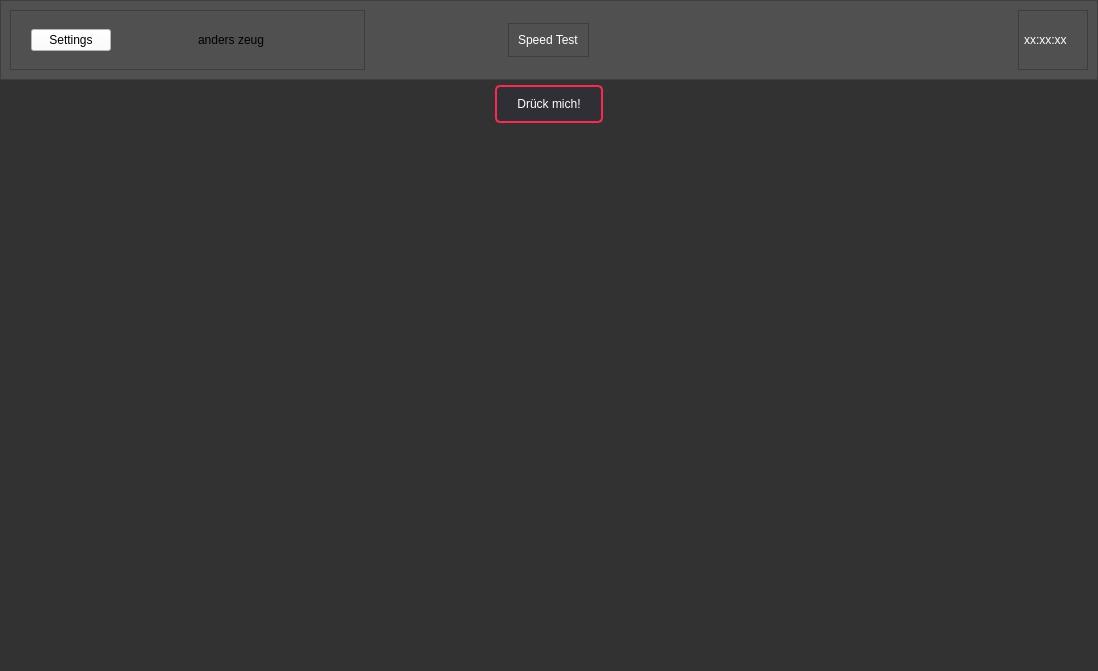
<?xml version="1.0" encoding="UTF-8"?>
<ui version="4.0">
 <class>MainWindow</class>
 <widget class="QMainWindow" name="MainWindow">
  <property name="geometry">
   <rect>
    <x>0</x>
    <y>0</y>
    <width>1098</width>
    <height>671</height>
   </rect>
  </property>
  <property name="maximumSize">
   <size>
    <width>524305</width>
    <height>16777215</height>
   </size>
  </property>
  <property name="windowTitle">
   <string>MainWindow</string>
  </property>
  <widget class="QWidget" name="centralwidget">
   <property name="sizePolicy">
    <sizepolicy hsizetype="Preferred" vsizetype="Preferred">
     <horstretch>1</horstretch>
     <verstretch>1</verstretch>
    </sizepolicy>
   </property>
   <property name="styleSheet">
    <string notr="true">background-color: rgb(50, 50, 50);</string>
   </property>
   <layout class="QGridLayout" name="gridLayout">
    <property name="leftMargin">
     <number>0</number>
    </property>
    <property name="topMargin">
     <number>0</number>
    </property>
    <property name="rightMargin">
     <number>0</number>
    </property>
    <property name="bottomMargin">
     <number>0</number>
    </property>
    <property name="spacing">
     <number>5</number>
    </property>
    <item row="1" column="0" alignment="Qt::AlignHCenter">
     <widget class="QPushButton" name="knopf1">
      <property name="styleSheet">
       <string notr="true">border-radius: 5px;
background-color: rgb(47, 47, 53);
font: 10pt &quot;Arial&quot;;
color: rgb(255, 255, 255);
border: 2px solid #F62A53;
  padding: 10px 20px; /* Innenabstand (oben/unten links/rechts) */</string>
      </property>
      <property name="text">
       <string>Drück mich!</string>
      </property>
     </widget>
    </item>
    <item row="2" column="0" alignment="Qt::AlignHCenter|Qt::AlignVCenter">
     <widget class="QFrame" name="widgetFrame">
      <property name="sizePolicy">
       <sizepolicy hsizetype="Expanding" vsizetype="Expanding">
        <horstretch>0</horstretch>
        <verstretch>0</verstretch>
       </sizepolicy>
      </property>
      <property name="minimumSize">
       <size>
        <width>0</width>
        <height>0</height>
       </size>
      </property>
      <property name="maximumSize">
       <size>
        <width>16777215</width>
        <height>16777215</height>
       </size>
      </property>
      <property name="sizeIncrement">
       <size>
        <width>0</width>
        <height>0</height>
       </size>
      </property>
      <property name="baseSize">
       <size>
        <width>0</width>
        <height>0</height>
       </size>
      </property>
      <property name="acceptDrops">
       <bool>false</bool>
      </property>
      <property name="styleSheet">
       <string notr="true"/>
      </property>
      <property name="frameShape">
       <enum>QFrame::StyledPanel</enum>
      </property>
      <property name="frameShadow">
       <enum>QFrame::Raised</enum>
      </property>
      <property name="lineWidth">
       <number>1</number>
      </property>
     </widget>
    </item>
    <item row="0" column="0">
     <widget class="QFrame" name="kopfframe">
      <property name="maximumSize">
       <size>
        <width>16777215</width>
        <height>80</height>
       </size>
      </property>
      <property name="styleSheet">
       <string notr="true">background-color: rgb(80, 80, 80);</string>
      </property>
      <property name="frameShape">
       <enum>QFrame::StyledPanel</enum>
      </property>
      <property name="frameShadow">
       <enum>QFrame::Raised</enum>
      </property>
      <layout class="QHBoxLayout" name="horizontalLayout">
       <item>
        <widget class="QFrame" name="frame_2">
         <property name="frameShape">
          <enum>QFrame::StyledPanel</enum>
         </property>
         <property name="frameShadow">
          <enum>QFrame::Raised</enum>
         </property>
         <layout class="QHBoxLayout" name="horizontalLayout_3" stretch="0,0">
          <property name="spacing">
           <number>5</number>
          </property>
          <property name="leftMargin">
           <number>20</number>
          </property>
          <property name="topMargin">
           <number>5</number>
          </property>
          <property name="rightMargin">
           <number>5</number>
          </property>
          <property name="bottomMargin">
           <number>5</number>
          </property>
          <item alignment="Qt::AlignLeft">
           <widget class="QPushButton" name="pushButton">
            <property name="sizePolicy">
             <sizepolicy hsizetype="Minimum" vsizetype="Maximum">
              <horstretch>0</horstretch>
              <verstretch>0</verstretch>
             </sizepolicy>
            </property>
            <property name="styleSheet">
             <string notr="true">background-color: rgb(255, 255, 255);</string>
            </property>
            <property name="text">
             <string>Settings</string>
            </property>
           </widget>
          </item>
          <item>
           <widget class="QLabel" name="label">
            <property name="text">
             <string>anders zeug</string>
            </property>
           </widget>
          </item>
         </layout>
        </widget>
       </item>
       <item alignment="Qt::AlignHCenter|Qt::AlignVCenter">
        <widget class="QFrame" name="frame_3">
         <property name="frameShape">
          <enum>QFrame::StyledPanel</enum>
         </property>
         <property name="frameShadow">
          <enum>QFrame::Raised</enum>
         </property>
         <layout class="QVBoxLayout" name="verticalLayout">
          <item alignment="Qt::AlignHCenter|Qt::AlignVCenter">
           <widget class="QLabel" name="label_2">
            <property name="styleSheet">
             <string notr="true">color: rgb(255, 255, 255);
font: 12pt &quot;Arial&quot;;</string>
            </property>
            <property name="text">
             <string>Speed Test</string>
            </property>
           </widget>
          </item>
         </layout>
        </widget>
       </item>
       <item alignment="Qt::AlignRight">
        <widget class="QFrame" name="uhrzeitFrame">
         <property name="frameShape">
          <enum>QFrame::StyledPanel</enum>
         </property>
         <property name="frameShadow">
          <enum>QFrame::Raised</enum>
         </property>
         <layout class="QHBoxLayout" name="horizontalLayout_2" stretch="0">
          <property name="spacing">
           <number>5</number>
          </property>
          <property name="leftMargin">
           <number>5</number>
          </property>
          <property name="topMargin">
           <number>5</number>
          </property>
          <property name="rightMargin">
           <number>20</number>
          </property>
          <property name="bottomMargin">
           <number>5</number>
          </property>
          <item alignment="Qt::AlignRight">
           <widget class="QLabel" name="uhrzeitLabel">
            <property name="styleSheet">
             <string notr="true">color: rgb(255, 255, 255);
font: 12pt &quot;Arial&quot;;</string>
            </property>
            <property name="text">
             <string>xx:xx:xx</string>
            </property>
           </widget>
          </item>
         </layout>
        </widget>
       </item>
      </layout>
     </widget>
    </item>
   </layout>
  </widget>
 </widget>
 <resources/>
 <connections/>
</ui>
